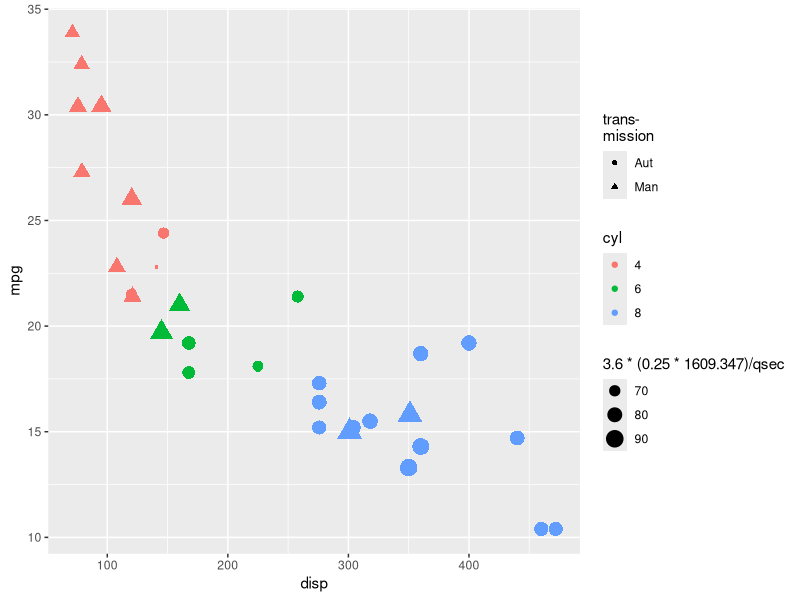
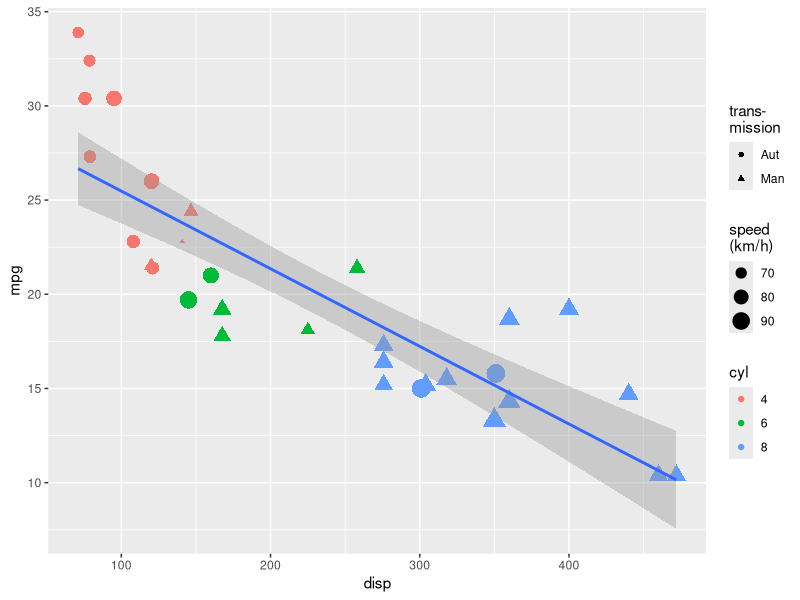

Reproduce these figures in R, in order.
## ---- chunk 1
#| label: setup
library(tidyverse)
## ---- chunk 2
ggplot() +
  geom_point(data = mtcars,
             mapping = aes
             (x = disp, 
              y = mpg, 
              colour = factor(cyl), 
              size = 3.6*(0.25*1609.347)/qsec,
              shape = factor(ifelse(am, "Man", "Aut"))
               ), 
             ) +
  labs(colour = "cyl", 
       alpha = "speed\n(km/h)", 
       shape = "trans-\nmission")
## ---- chunk 3
ggplot() +
  geom_point(
    data = mtcars,
    mapping = aes(
      x = disp,
      y = mpg, 
      colour = factor(cyl), 
      size = 3.6*(0.25*1609.347)/qsec, 
      shape = factor(
        # Note codeing am
        # 0 automatic, 1 manual
        ifelse(
          am, 
          "Aut", 
          "Man"
          )
        )
      )
    ) +
  labs(
    colour = "cyl", 
    size = "speed\n(km/h)", 
    shape = "trans-\nmission"
    ) +
  geom_smooth(
    formula = 'y ~ x',
    method = 'lm',
    data = mtcars, 
    mapping = aes(x = disp, y = mpg)
    )
## ---- chunk 4
# siste
